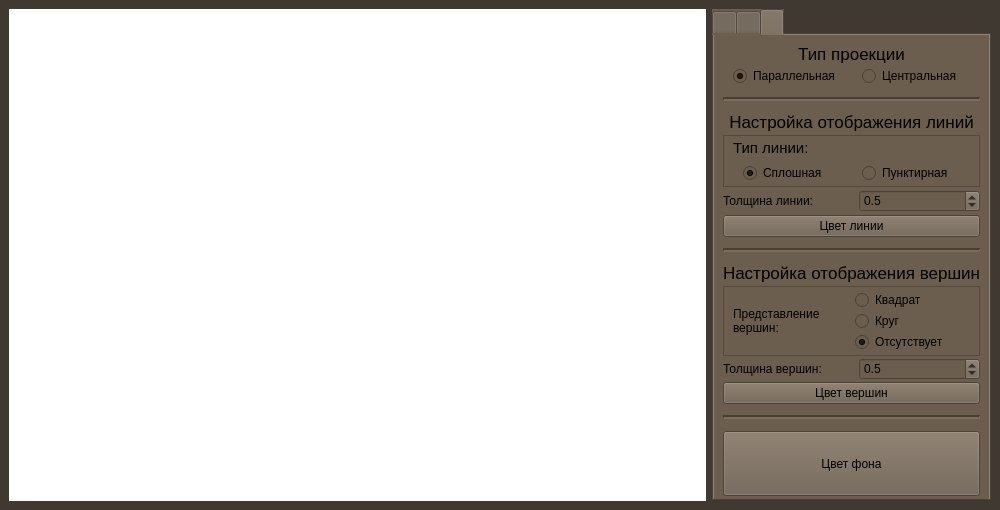
<?xml version="1.0" encoding="UTF-8"?>
<ui version="4.0">
 <class>MainWindow</class>
 <widget class="QMainWindow" name="MainWindow">
  <property name="geometry">
   <rect>
    <x>0</x>
    <y>0</y>
    <width>1000</width>
    <height>510</height>
   </rect>
  </property>
  <property name="minimumSize">
   <size>
    <width>1000</width>
    <height>510</height>
   </size>
  </property>
  <property name="windowTitle">
   <string>3DViewer</string>
  </property>
  <property name="styleSheet">
   <string notr="true">
background-color:  #3F3931;
</string>
  </property>
  <widget class="QWidget" name="centralwidget">
   <property name="styleSheet">
    <string notr="true"/>
   </property>
   <layout class="QGridLayout" name="gridLayout_3">
    <item row="0" column="0">
     <layout class="QGridLayout" name="gridLayout_main" columnstretch="7,0">
      <item row="0" column="1">
       <layout class="QGridLayout" name="gridLayout">
        <item row="0" column="1">
         <widget class="QTabWidget" name="tabWidget">
          <property name="styleSheet">
           <string notr="true">background-color: #6B5E4F;</string>
          </property>
          <property name="currentIndex">
           <number>2</number>
          </property>
          <property name="iconSize">
           <size>
            <width>32</width>
            <height>32</height>
           </size>
          </property>
          <widget class="QWidget" name="tab_1">
           <attribute name="icon">
            <iconset>
             <normaloff>../note.svg</normaloff>../note.svg</iconset>
           </attribute>
           <attribute name="title">
            <string/>
           </attribute>
           <layout class="QGridLayout" name="gridLayout_5">
            <item row="0" column="0">
             <layout class="QGridLayout" name="gridLayout_2" rowstretch="2,0,3" columnstretch="0" rowminimumheight="0,0,0" columnminimumwidth="0">
              <property name="spacing">
               <number>30</number>
              </property>
              <item row="0" column="0">
               <layout class="QVBoxLayout" name="verticalLayout" stretch="8,8">
                <property name="spacing">
                 <number>20</number>
                </property>
                <property name="topMargin">
                 <number>15</number>
                </property>
                <item>
                 <layout class="QGridLayout" name="gridLayout_6" rowstretch="0" columnstretch="7,1">
                  <property name="spacing">
                   <number>0</number>
                  </property>
                  <item row="0" column="0">
                   <widget class="QComboBox" name="comboBox_tab1">
                    <property name="sizePolicy">
                     <sizepolicy hsizetype="Preferred" vsizetype="Preferred">
                      <horstretch>0</horstretch>
                      <verstretch>0</verstretch>
                     </sizepolicy>
                    </property>
                    <property name="maximumSize">
                     <size>
                      <width>16777215</width>
                      <height>59</height>
                     </size>
                    </property>
                   </widget>
                  </item>
                  <item row="0" column="1">
                   <widget class="QToolButton" name="toolButton_tab1">
                    <property name="sizePolicy">
                     <sizepolicy hsizetype="Preferred" vsizetype="Preferred">
                      <horstretch>0</horstretch>
                      <verstretch>0</verstretch>
                     </sizepolicy>
                    </property>
                    <property name="maximumSize">
                     <size>
                      <width>16777215</width>
                      <height>59</height>
                     </size>
                    </property>
                    <property name="text">
                     <string>...</string>
                    </property>
                   </widget>
                  </item>
                 </layout>
                </item>
                <item>
                 <widget class="QPushButton" name="pushButton_loadFile">
                  <property name="sizePolicy">
                   <sizepolicy hsizetype="Preferred" vsizetype="Preferred">
                    <horstretch>0</horstretch>
                    <verstretch>0</verstretch>
                   </sizepolicy>
                  </property>
                  <property name="maximumSize">
                   <size>
                    <width>500</width>
                    <height>70</height>
                   </size>
                  </property>
                  <property name="font">
                   <font>
                    <pointsize>14</pointsize>
                   </font>
                  </property>
                  <property name="layoutDirection">
                   <enum>Qt::LeftToRight</enum>
                  </property>
                  <property name="text">
                   <string>Загрузить</string>
                  </property>
                 </widget>
                </item>
               </layout>
              </item>
              <item row="1" column="0">
               <widget class="Line" name="line">
                <property name="sizePolicy">
                 <sizepolicy hsizetype="Minimum" vsizetype="Preferred">
                  <horstretch>0</horstretch>
                  <verstretch>0</verstretch>
                 </sizepolicy>
                </property>
                <property name="lineWidth">
                 <number>2</number>
                </property>
                <property name="orientation">
                 <enum>Qt::Horizontal</enum>
                </property>
               </widget>
              </item>
              <item row="2" column="0">
               <layout class="QGridLayout" name="gridLayout_4" rowstretch="7,7,0" columnstretch="5" rowminimumheight="5,15,0" columnminimumwidth="20">
                <property name="horizontalSpacing">
                 <number>10</number>
                </property>
                <property name="verticalSpacing">
                 <number>15</number>
                </property>
                <item row="0" column="0">
                 <widget class="QPushButton" name="pushButton_saveFile">
                  <property name="sizePolicy">
                   <sizepolicy hsizetype="Minimum" vsizetype="Preferred">
                    <horstretch>0</horstretch>
                    <verstretch>0</verstretch>
                   </sizepolicy>
                  </property>
                  <property name="maximumSize">
                   <size>
                    <width>350</width>
                    <height>105</height>
                   </size>
                  </property>
                  <property name="font">
                   <font>
                    <pointsize>14</pointsize>
                   </font>
                  </property>
                  <property name="text">
                   <string>Сохранить в
файл</string>
                  </property>
                 </widget>
                </item>
                <item row="1" column="0">
                 <widget class="QPushButton" name="pushButton_screencast">
                  <property name="sizePolicy">
                   <sizepolicy hsizetype="Minimum" vsizetype="Preferred">
                    <horstretch>0</horstretch>
                    <verstretch>0</verstretch>
                   </sizepolicy>
                  </property>
                  <property name="maximumSize">
                   <size>
                    <width>350</width>
                    <height>105</height>
                   </size>
                  </property>
                  <property name="font">
                   <font>
                    <pointsize>14</pointsize>
                   </font>
                  </property>
                  <property name="text">
                   <string>Screencast</string>
                  </property>
                 </widget>
                </item>
               </layout>
              </item>
             </layout>
            </item>
           </layout>
          </widget>
          <widget class="QWidget" name="tab_2">
           <attribute name="icon">
            <iconset>
             <normaloff>../tuner.svg</normaloff>../tuner.svg</iconset>
           </attribute>
           <attribute name="title">
            <string/>
           </attribute>
           <layout class="QGridLayout" name="gridLayout_7" rowstretch="3,3,1">
            <item row="0" column="0">
             <layout class="QGridLayout" name="gridLayout_13">
              <property name="horizontalSpacing">
               <number>8</number>
              </property>
              <property name="verticalSpacing">
               <number>10</number>
              </property>
              <item row="0" column="0">
               <widget class="QLabel" name="label_4">
                <property name="font">
                 <font>
                  <pointsize>16</pointsize>
                 </font>
                </property>
                <property name="text">
                 <string>Перемещение модели</string>
                </property>
               </widget>
              </item>
              <item row="1" column="0">
               <widget class="QFrame" name="frame_3">
                <property name="frameShape">
                 <enum>QFrame::StyledPanel</enum>
                </property>
                <property name="frameShadow">
                 <enum>QFrame::Raised</enum>
                </property>
                <layout class="QGridLayout" name="gridLayout_14">
                 <property name="leftMargin">
                  <number>20</number>
                 </property>
                 <property name="topMargin">
                  <number>12</number>
                 </property>
                 <property name="rightMargin">
                  <number>20</number>
                 </property>
                 <property name="bottomMargin">
                  <number>12</number>
                 </property>
                 <item row="0" column="0">
                  <layout class="QGridLayout" name="gridLayout_15" rowstretch="2,2,2" columnstretch="1,6" columnminimumwidth="0,0">
                   <property name="horizontalSpacing">
                    <number>10</number>
                   </property>
                   <property name="verticalSpacing">
                    <number>3</number>
                   </property>
                   <item row="0" column="1">
                    <widget class="QDoubleSpinBox" name="doubleSpinBox_moveX">
                     <property name="sizePolicy">
                      <sizepolicy hsizetype="Preferred" vsizetype="Preferred">
                       <horstretch>0</horstretch>
                       <verstretch>0</verstretch>
                      </sizepolicy>
                     </property>
                    </widget>
                   </item>
                   <item row="0" column="0">
                    <widget class="QLabel" name="label_moveX">
                     <property name="font">
                      <font>
                       <pointsize>14</pointsize>
                      </font>
                     </property>
                     <property name="text">
                      <string>X</string>
                     </property>
                    </widget>
                   </item>
                   <item row="1" column="1">
                    <widget class="QDoubleSpinBox" name="doubleSpinBox_moveY">
                     <property name="sizePolicy">
                      <sizepolicy hsizetype="Preferred" vsizetype="Preferred">
                       <horstretch>0</horstretch>
                       <verstretch>0</verstretch>
                      </sizepolicy>
                     </property>
                    </widget>
                   </item>
                   <item row="2" column="1">
                    <widget class="QDoubleSpinBox" name="doubleSpinBox_moveZ">
                     <property name="sizePolicy">
                      <sizepolicy hsizetype="Preferred" vsizetype="Preferred">
                       <horstretch>0</horstretch>
                       <verstretch>0</verstretch>
                      </sizepolicy>
                     </property>
                    </widget>
                   </item>
                   <item row="1" column="0">
                    <widget class="QLabel" name="label_moveY">
                     <property name="font">
                      <font>
                       <pointsize>14</pointsize>
                      </font>
                     </property>
                     <property name="text">
                      <string>Y</string>
                     </property>
                    </widget>
                   </item>
                   <item row="2" column="0">
                    <widget class="QLabel" name="label_moveZ">
                     <property name="font">
                      <font>
                       <pointsize>14</pointsize>
                      </font>
                     </property>
                     <property name="text">
                      <string>Z</string>
                     </property>
                    </widget>
                   </item>
                  </layout>
                 </item>
                </layout>
               </widget>
              </item>
             </layout>
            </item>
            <item row="1" column="0">
             <layout class="QGridLayout" name="gridLayout_12">
              <property name="horizontalSpacing">
               <number>8</number>
              </property>
              <property name="verticalSpacing">
               <number>10</number>
              </property>
              <item row="0" column="0">
               <widget class="QLabel" name="label_2">
                <property name="font">
                 <font>
                  <pointsize>16</pointsize>
                 </font>
                </property>
                <property name="text">
                 <string>Поворот модели</string>
                </property>
               </widget>
              </item>
              <item row="1" column="0">
               <widget class="QFrame" name="frame_2">
                <property name="frameShape">
                 <enum>QFrame::StyledPanel</enum>
                </property>
                <property name="frameShadow">
                 <enum>QFrame::Raised</enum>
                </property>
                <layout class="QGridLayout" name="gridLayout_11">
                 <property name="leftMargin">
                  <number>20</number>
                 </property>
                 <property name="topMargin">
                  <number>12</number>
                 </property>
                 <property name="rightMargin">
                  <number>20</number>
                 </property>
                 <property name="bottomMargin">
                  <number>12</number>
                 </property>
                 <item row="0" column="0">
                  <layout class="QGridLayout" name="gridLayout_10" rowstretch="2,2,2" columnstretch="1,6" columnminimumwidth="0,0">
                   <property name="horizontalSpacing">
                    <number>10</number>
                   </property>
                   <property name="verticalSpacing">
                    <number>3</number>
                   </property>
                   <item row="0" column="1">
                    <widget class="QDoubleSpinBox" name="doubleSpinBox_rotateX">
                     <property name="sizePolicy">
                      <sizepolicy hsizetype="Preferred" vsizetype="Preferred">
                       <horstretch>0</horstretch>
                       <verstretch>0</verstretch>
                      </sizepolicy>
                     </property>
                    </widget>
                   </item>
                   <item row="0" column="0">
                    <widget class="QLabel" name="label_rotateX">
                     <property name="font">
                      <font>
                       <pointsize>14</pointsize>
                      </font>
                     </property>
                     <property name="text">
                      <string>X</string>
                     </property>
                    </widget>
                   </item>
                   <item row="1" column="1">
                    <widget class="QDoubleSpinBox" name="doubleSpinBox_rotateY">
                     <property name="sizePolicy">
                      <sizepolicy hsizetype="Preferred" vsizetype="Preferred">
                       <horstretch>0</horstretch>
                       <verstretch>0</verstretch>
                      </sizepolicy>
                     </property>
                    </widget>
                   </item>
                   <item row="2" column="1">
                    <widget class="QDoubleSpinBox" name="doubleSpinBox_totateZ">
                     <property name="sizePolicy">
                      <sizepolicy hsizetype="Preferred" vsizetype="Preferred">
                       <horstretch>0</horstretch>
                       <verstretch>0</verstretch>
                      </sizepolicy>
                     </property>
                    </widget>
                   </item>
                   <item row="1" column="0">
                    <widget class="QLabel" name="label_rotateY">
                     <property name="font">
                      <font>
                       <pointsize>14</pointsize>
                      </font>
                     </property>
                     <property name="text">
                      <string>Y</string>
                     </property>
                    </widget>
                   </item>
                   <item row="2" column="0">
                    <widget class="QLabel" name="label_rotateZ">
                     <property name="font">
                      <font>
                       <pointsize>14</pointsize>
                      </font>
                     </property>
                     <property name="text">
                      <string>Z</string>
                     </property>
                    </widget>
                   </item>
                  </layout>
                 </item>
                </layout>
               </widget>
              </item>
             </layout>
            </item>
            <item row="2" column="0">
             <layout class="QVBoxLayout" name="verticalLayout_2" stretch="1,1">
              <property name="spacing">
               <number>20</number>
              </property>
              <item>
               <layout class="QHBoxLayout" name="horizontalLayout" stretch="4,3">
                <property name="spacing">
                 <number>15</number>
                </property>
                <item>
                 <widget class="QLabel" name="label_scale">
                  <property name="font">
                   <font>
                    <pointsize>12</pointsize>
                   </font>
                  </property>
                  <property name="text">
                   <string>Масштабирование:</string>
                  </property>
                 </widget>
                </item>
                <item>
                 <widget class="QDoubleSpinBox" name="doubleSpinBox_scale">
                  <property name="sizePolicy">
                   <sizepolicy hsizetype="Preferred" vsizetype="Preferred">
                    <horstretch>0</horstretch>
                    <verstretch>0</verstretch>
                   </sizepolicy>
                  </property>
                  <property name="alignment">
                   <set>Qt::AlignLeading|Qt::AlignLeft|Qt::AlignVCenter</set>
                  </property>
                 </widget>
                </item>
               </layout>
              </item>
              <item>
               <widget class="QSlider" name="horizontalSlider_scale">
                <property name="sizePolicy">
                 <sizepolicy hsizetype="Preferred" vsizetype="Preferred">
                  <horstretch>0</horstretch>
                  <verstretch>0</verstretch>
                 </sizepolicy>
                </property>
                <property name="orientation">
                 <enum>Qt::Horizontal</enum>
                </property>
               </widget>
              </item>
             </layout>
            </item>
           </layout>
          </widget>
          <widget class="QWidget" name="tab_3">
           <attribute name="icon">
            <iconset>
             <normaloff>../settings.svg</normaloff>../settings.svg</iconset>
           </attribute>
           <attribute name="title">
            <string/>
           </attribute>
           <layout class="QGridLayout" name="gridLayout_9" rowstretch="3,2,2,2,1,6,2,5">
            <property name="bottomMargin">
             <number>3</number>
            </property>
            <property name="spacing">
             <number>0</number>
            </property>
            <item row="0" column="0">
             <layout class="QGridLayout" name="gridLayout_type" rowstretch="3,3">
              <property name="rightMargin">
               <number>0</number>
              </property>
              <property name="horizontalSpacing">
               <number>0</number>
              </property>
              <property name="verticalSpacing">
               <number>2</number>
              </property>
              <item row="0" column="0">
               <widget class="QLabel" name="label_type">
                <property name="font">
                 <font>
                  <pointsize>13</pointsize>
                 </font>
                </property>
                <property name="text">
                 <string>Тип проекции</string>
                </property>
                <property name="alignment">
                 <set>Qt::AlignCenter</set>
                </property>
               </widget>
              </item>
              <item row="1" column="0">
               <layout class="QHBoxLayout" name="horizontalLayout_2" stretch="1,1">
                <property name="spacing">
                 <number>10</number>
                </property>
                <property name="leftMargin">
                 <number>10</number>
                </property>
                <item>
                 <widget class="QRadioButton" name="radioButton_typeParallel">
                  <property name="sizePolicy">
                   <sizepolicy hsizetype="Preferred" vsizetype="Preferred">
                    <horstretch>0</horstretch>
                    <verstretch>0</verstretch>
                   </sizepolicy>
                  </property>
                  <property name="text">
                   <string>Параллельная</string>
                  </property>
                  <property name="checked">
                   <bool>true</bool>
                  </property>
                 </widget>
                </item>
                <item>
                 <widget class="QRadioButton" name="radioButton_typeCentr">
                  <property name="sizePolicy">
                   <sizepolicy hsizetype="Preferred" vsizetype="Preferred">
                    <horstretch>0</horstretch>
                    <verstretch>0</verstretch>
                   </sizepolicy>
                  </property>
                  <property name="text">
                   <string>Центральная</string>
                  </property>
                 </widget>
                </item>
               </layout>
              </item>
             </layout>
            </item>
            <item row="1" column="0">
             <widget class="Line" name="line_1">
              <property name="sizePolicy">
               <sizepolicy hsizetype="Preferred" vsizetype="Preferred">
                <horstretch>0</horstretch>
                <verstretch>0</verstretch>
               </sizepolicy>
              </property>
              <property name="lineWidth">
               <number>2</number>
              </property>
              <property name="orientation">
               <enum>Qt::Horizontal</enum>
              </property>
             </widget>
            </item>
            <item row="2" column="0">
             <layout class="QGridLayout" name="gridLayout_line" rowstretch="2,3,3,2">
              <property name="verticalSpacing">
               <number>3</number>
              </property>
              <item row="0" column="0">
               <widget class="QLabel" name="label_line">
                <property name="font">
                 <font>
                  <pointsize>13</pointsize>
                 </font>
                </property>
                <property name="text">
                 <string>Настройка отображения линий</string>
                </property>
                <property name="alignment">
                 <set>Qt::AlignCenter</set>
                </property>
                <property name="margin">
                 <number>5</number>
                </property>
               </widget>
              </item>
              <item row="1" column="0">
               <widget class="QFrame" name="frame">
                <property name="sizePolicy">
                 <sizepolicy hsizetype="Preferred" vsizetype="Preferred">
                  <horstretch>0</horstretch>
                  <verstretch>0</verstretch>
                 </sizepolicy>
                </property>
                <property name="frameShape">
                 <enum>QFrame::StyledPanel</enum>
                </property>
                <property name="frameShadow">
                 <enum>QFrame::Raised</enum>
                </property>
                <layout class="QGridLayout" name="gridLayout_8" rowstretch="2,4">
                 <property name="topMargin">
                  <number>3</number>
                 </property>
                 <property name="bottomMargin">
                  <number>3</number>
                 </property>
                 <item row="0" column="0">
                  <widget class="QLabel" name="label_typeLine">
                   <property name="font">
                    <font>
                     <pointsize>11</pointsize>
                    </font>
                   </property>
                   <property name="text">
                    <string>Тип линии:</string>
                   </property>
                  </widget>
                 </item>
                 <item row="1" column="0">
                  <layout class="QHBoxLayout" name="horizontalLayout_3" stretch="1,1">
                   <property name="spacing">
                    <number>10</number>
                   </property>
                   <property name="leftMargin">
                    <number>10</number>
                   </property>
                   <item>
                    <widget class="QRadioButton" name="radioButton_lineSolid">
                     <property name="sizePolicy">
                      <sizepolicy hsizetype="Preferred" vsizetype="Preferred">
                       <horstretch>0</horstretch>
                       <verstretch>0</verstretch>
                      </sizepolicy>
                     </property>
                     <property name="autoFillBackground">
                      <bool>false</bool>
                     </property>
                     <property name="text">
                      <string>Сплошная</string>
                     </property>
                     <property name="checked">
                      <bool>true</bool>
                     </property>
                    </widget>
                   </item>
                   <item>
                    <widget class="QRadioButton" name="radioButton_lineDashed">
                     <property name="sizePolicy">
                      <sizepolicy hsizetype="Preferred" vsizetype="Preferred">
                       <horstretch>0</horstretch>
                       <verstretch>0</verstretch>
                      </sizepolicy>
                     </property>
                     <property name="text">
                      <string>Пунктирная</string>
                     </property>
                    </widget>
                   </item>
                  </layout>
                 </item>
                </layout>
               </widget>
              </item>
              <item row="2" column="0">
               <layout class="QHBoxLayout" name="horizontalLayout_4">
                <property name="spacing">
                 <number>15</number>
                </property>
                <item>
                 <widget class="QLabel" name="label_widthLine">
                  <property name="text">
                   <string>Толщина линии:</string>
                  </property>
                 </widget>
                </item>
                <item>
                 <widget class="QDoubleSpinBox" name="doubleSpinBox_widthLine">
                  <property name="decimals">
                   <number>1</number>
                  </property>
                  <property name="value">
                   <double>0.500000000000000</double>
                  </property>
                 </widget>
                </item>
               </layout>
              </item>
              <item row="3" column="0">
               <widget class="QPushButton" name="pushButton_colorLine">
                <property name="text">
                 <string>Цвет линии</string>
                </property>
               </widget>
              </item>
             </layout>
            </item>
            <item row="3" column="0">
             <widget class="Line" name="line_2">
              <property name="sizePolicy">
               <sizepolicy hsizetype="Preferred" vsizetype="Preferred">
                <horstretch>0</horstretch>
                <verstretch>0</verstretch>
               </sizepolicy>
              </property>
              <property name="lineWidth">
               <number>2</number>
              </property>
              <property name="orientation">
               <enum>Qt::Horizontal</enum>
              </property>
             </widget>
            </item>
            <item row="4" column="0">
             <widget class="QLabel" name="label_versh">
              <property name="font">
               <font>
                <pointsize>13</pointsize>
               </font>
              </property>
              <property name="text">
               <string>Настройка отображения вершин</string>
              </property>
              <property name="alignment">
               <set>Qt::AlignCenter</set>
              </property>
              <property name="margin">
               <number>2</number>
              </property>
             </widget>
            </item>
            <item row="5" column="0">
             <layout class="QGridLayout" name="gridLayout_versh">
              <property name="topMargin">
               <number>3</number>
              </property>
              <property name="horizontalSpacing">
               <number>0</number>
              </property>
              <property name="verticalSpacing">
               <number>2</number>
              </property>
              <item row="0" column="0">
               <widget class="QFrame" name="frame_4">
                <property name="frameShape">
                 <enum>QFrame::StyledPanel</enum>
                </property>
                <property name="frameShadow">
                 <enum>QFrame::Raised</enum>
                </property>
                <layout class="QGridLayout" name="gridLayout_16">
                 <property name="topMargin">
                  <number>3</number>
                 </property>
                 <property name="bottomMargin">
                  <number>3</number>
                 </property>
                 <item row="0" column="1">
                  <layout class="QVBoxLayout" name="verticalLayout_3" stretch="1,1,1">
                   <property name="spacing">
                    <number>1</number>
                   </property>
                   <item>
                    <widget class="QRadioButton" name="radioButton_topSquear">
                     <property name="sizePolicy">
                      <sizepolicy hsizetype="Preferred" vsizetype="Preferred">
                       <horstretch>0</horstretch>
                       <verstretch>0</verstretch>
                      </sizepolicy>
                     </property>
                     <property name="text">
                      <string>Квадрат</string>
                     </property>
                    </widget>
                   </item>
                   <item>
                    <widget class="QRadioButton" name="radioButton_topCircle">
                     <property name="sizePolicy">
                      <sizepolicy hsizetype="Preferred" vsizetype="Preferred">
                       <horstretch>0</horstretch>
                       <verstretch>0</verstretch>
                      </sizepolicy>
                     </property>
                     <property name="text">
                      <string>Круг</string>
                     </property>
                    </widget>
                   </item>
                   <item>
                    <widget class="QRadioButton" name="radioButton_topNone">
                     <property name="sizePolicy">
                      <sizepolicy hsizetype="Preferred" vsizetype="Preferred">
                       <horstretch>0</horstretch>
                       <verstretch>0</verstretch>
                      </sizepolicy>
                     </property>
                     <property name="text">
                      <string>Отсутствует</string>
                     </property>
                     <property name="checked">
                      <bool>true</bool>
                     </property>
                    </widget>
                   </item>
                  </layout>
                 </item>
                 <item row="0" column="0">
                  <widget class="QLabel" name="label_top">
                   <property name="text">
                    <string>Представление
вершин:</string>
                   </property>
                  </widget>
                 </item>
                </layout>
               </widget>
              </item>
              <item row="1" column="0">
               <layout class="QHBoxLayout" name="horizontalLayout_5">
                <property name="spacing">
                 <number>15</number>
                </property>
                <item>
                 <widget class="QLabel" name="label_widthTop">
                  <property name="text">
                   <string>Толщина вершин:</string>
                  </property>
                 </widget>
                </item>
                <item>
                 <widget class="QDoubleSpinBox" name="doubleSpinBox_widthTop">
                  <property name="decimals">
                   <number>1</number>
                  </property>
                  <property name="value">
                   <double>0.500000000000000</double>
                  </property>
                 </widget>
                </item>
               </layout>
              </item>
              <item row="2" column="0">
               <widget class="QPushButton" name="pushButton_colorVersh">
                <property name="sizePolicy">
                 <sizepolicy hsizetype="Preferred" vsizetype="Preferred">
                  <horstretch>0</horstretch>
                  <verstretch>0</verstretch>
                 </sizepolicy>
                </property>
                <property name="text">
                 <string>Цвет вершин</string>
                </property>
               </widget>
              </item>
             </layout>
            </item>
            <item row="6" column="0">
             <widget class="Line" name="line_3">
              <property name="sizePolicy">
               <sizepolicy hsizetype="Preferred" vsizetype="Preferred">
                <horstretch>0</horstretch>
                <verstretch>0</verstretch>
               </sizepolicy>
              </property>
              <property name="lineWidth">
               <number>2</number>
              </property>
              <property name="orientation">
               <enum>Qt::Horizontal</enum>
              </property>
             </widget>
            </item>
            <item row="7" column="0">
             <widget class="QPushButton" name="pushButton_backgroungColor">
              <property name="sizePolicy">
               <sizepolicy hsizetype="Preferred" vsizetype="Preferred">
                <horstretch>0</horstretch>
                <verstretch>0</verstretch>
               </sizepolicy>
              </property>
              <property name="text">
               <string>Цвет фона</string>
              </property>
             </widget>
            </item>
           </layout>
          </widget>
         </widget>
        </item>
       </layout>
      </item>
      <item row="0" column="0">
       <widget class="QWidget" name="widget" native="true">
        <property name="styleSheet">
         <string notr="true">background-color: white;</string>
        </property>
       </widget>
      </item>
     </layout>
    </item>
   </layout>
  </widget>
 </widget>
 <resources/>
 <connections/>
</ui>
